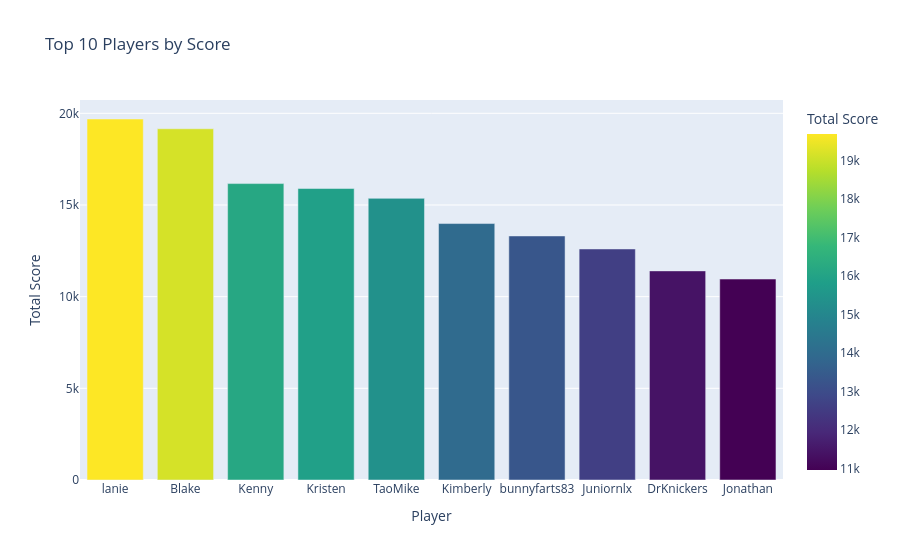
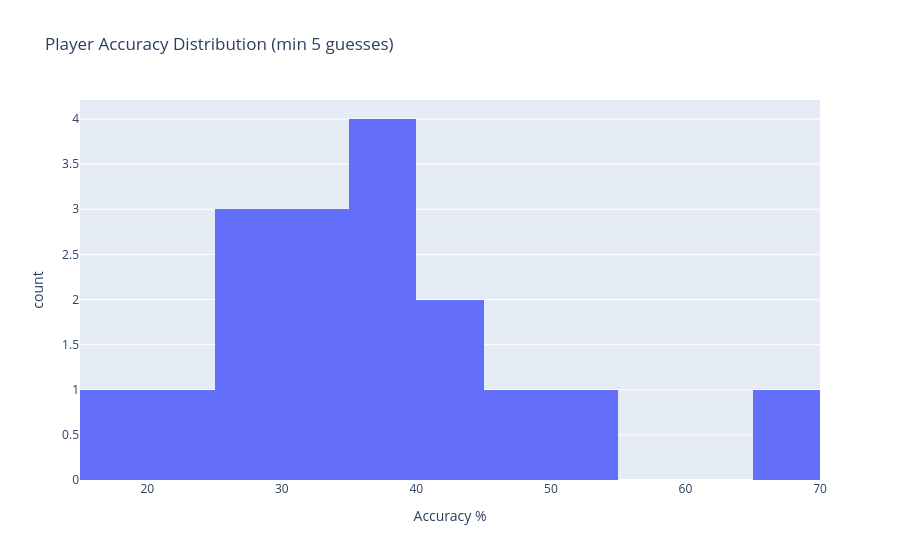
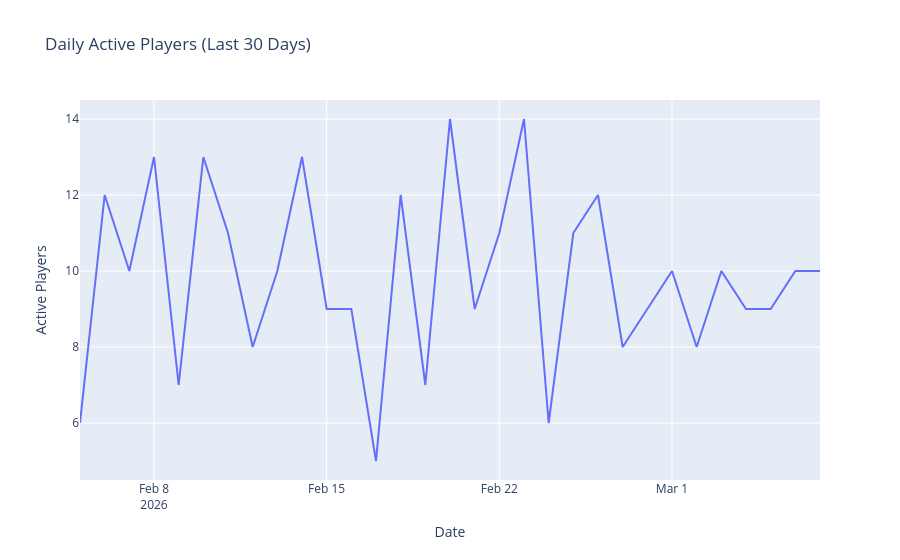

The cell these charts' notebook holds for them, in order:
### Markdown cell above
## 3. Player Engagement & Performance Metrics

Comprehensive analysis of player activity, accuracy, and competitive performance.

### Code cell
if "conn" in locals() and conn:
    # Top Players by Score
    query = """
    SELECT
        p.name,
        p.score,
        p.answer_streak as current_streak,
        COUNT(DISTINCT CASE WHEN g.is_correct = 1 THEN g.daily_question_id END) as correct_answers,
        COUNT(DISTINCT g.daily_question_id) as days_participated,
        ROUND(100.0 * COUNT(CASE WHEN g.is_correct = 1 THEN 1 END) / COUNT(g.id), 1) as accuracy_pct
    FROM players p
    LEFT JOIN guesses g ON p.id = g.player_id
    GROUP BY p.id, p.name, p.score, p.answer_streak
    ORDER BY p.score DESC
    LIMIT 15;
    """
    df_leaderboard = pd.read_sql_query(query, conn)
    print("🏆 Top Players Leaderboard")
    print(df_leaderboard.to_string(index=False))

    # Visualize top 10 by score
    fig = px.bar(
        df_leaderboard.head(10),
        x="name",
        y="score",
        title="Top 10 Players by Score",
        labels={"score": "Total Score", "name": "Player"},
        color="score",
        color_continuous_scale="Viridis",
    )
    fig.show()

    # Player Accuracy Distribution
    query = """
    SELECT
        p.name,
        ROUND(100.0 * COUNT(CASE WHEN g.is_correct = 1 THEN 1 END) / COUNT(g.id), 1) as accuracy
    FROM players p
    INNER JOIN guesses g ON p.id = g.player_id
    GROUP BY p.id, p.name
    HAVING COUNT(g.id) >= 5
    ORDER BY accuracy DESC;
    """
    df_accuracy = pd.read_sql_query(query, conn)

    fig = px.histogram(
        df_accuracy,
        x="accuracy",
        nbins=20,
        title="Player Accuracy Distribution (min 5 guesses)",
        labels={"accuracy": "Accuracy %", "count": "Number of Players"},
    )
    fig.show()

    # Active Player Trends (last 30 days)
    query = """
    SELECT
        DATE(g.guessed_at) as date,
        COUNT(DISTINCT g.player_id) as active_players
    FROM guesses g
    WHERE g.guessed_at >= DATE('now', '-30 days')
    GROUP BY DATE(g.guessed_at)
    ORDER BY date;
    """
    df_active = pd.read_sql_query(query, conn)
    if not df_active.empty:
        df_active["date"] = pd.to_datetime(df_active["date"])
        fig = px.line(
            df_active,
            x="date",
            y="active_players",
            title="Daily Active Players (Last 30 Days)",
            labels={"active_players": "Active Players", "date": "Date"},
        )
        fig.show()

    # Total Participation Summary
    query = """
    SELECT
        COUNT(DISTINCT player_id) as total_players,
        COUNT(DISTINCT CASE WHEN guessed_at >= DATE('now', '-7 days') THEN player_id END) as active_last_7d,
        COUNT(DISTINCT CASE WHEN guessed_at >= DATE('now', '-30 days') THEN player_id END) as active_last_30d
    FROM guesses;
    """
    df_summary = pd.read_sql_query(query, conn)
    print("\n📈 Player Activity Summary:")
    print(f"Total players with guesses: {df_summary.iloc[0]['total_players']}")
    print(f"Active in last 7 days: {df_summary.iloc[0]['active_last_7d']}")
    print(f"Active in last 30 days: {df_summary.iloc[0]['active_last_30d']}")

### Figure 1 — Plotly figure (JSON) as saved in the notebook; plotly's stock layout.template omitted (floating-point values rounded to 4 significant figures)
{"data": [{"hovertemplate": "Player=%{x}<br>Total Score=%{marker.color}<extra></extra>", "legendgroup": "", "marker": {"color": [19689, 19155, 16167, 15897, 15361, 13987, 13311, 12600, 11405, 10960], "coloraxis": "coloraxis", "pattern": {"shape": ""}}, "name": "", "orientation": "v", "showlegend": false, "textposition": "auto", "type": "bar", "x": ["lanie", "Blake", "Kenny", "Kristen", "TaoMike", "Kimberly", "bunnyfarts83", "Juniornlx", "DrKnickers", "Jonathan"], "xaxis": "x", "y": [19689, 19155, 16167, 15897, 15361, 13987, 13311, 12600, 11405, 10960], "yaxis": "y"}], "layout": {"barmode": "relative", "coloraxis": {"colorbar": {"title": {"text": "Total Score"}}, "colorscale": [[0, "#440154"], [0.1111, "#482878"], [0.2222, "#3e4989"], [0.3333, "#31688e"], [0.4444, "#26828e"], [0.5556, "#1f9e89"], [0.6667, "#35b779"], [0.7778, "#6ece58"], [0.8889, "#b5de2b"], [1, "#fde725"]]}, "legend": {"tracegroupgap": 0}, "title": {"text": "Top 10 Players by Score"}, "xaxis": {"anchor": "y", "domain": [0, 1], "title": {"text": "Player"}}, "yaxis": {"anchor": "x", "domain": [0, 1], "title": {"text": "Total Score"}}}}

### Figure 2 — Plotly figure (JSON) as saved in the notebook; plotly's stock layout.template omitted (floating-point values rounded to 4 significant figures)
{"data": [{"bingroup": "x", "hovertemplate": "Accuracy %=%{x}<br>count=%{y}<extra></extra>", "legendgroup": "", "marker": {"color": "#636efa", "pattern": {"shape": ""}}, "name": "", "nbinsx": 20, "orientation": "v", "showlegend": false, "type": "histogram", "x": [67.6, 51.2, 47.2, 43.9, 40.9, 37.3, 36.9, 36.5, 35.7, 33.4, 33.0, 32.0, 28.8, 26.7, 25.9, 22.9, 16.3], "xaxis": "x", "yaxis": "y"}], "layout": {"barmode": "relative", "legend": {"tracegroupgap": 0}, "title": {"text": "Player Accuracy Distribution (min 5 guesses)"}, "xaxis": {"anchor": "y", "domain": [0, 1], "title": {"text": "Accuracy %"}}, "yaxis": {"anchor": "x", "domain": [0, 1], "title": {"text": "count"}}}}

### Figure 3 — Plotly figure (JSON) as saved in the notebook; plotly's stock layout.template omitted (floating-point values rounded to 4 significant figures)
{"data": [{"hovertemplate": "Date=%{x}<br>Active Players=%{y}<extra></extra>", "legendgroup": "", "line": {"color": "#636efa", "dash": "solid"}, "marker": {"symbol": "circle"}, "mode": "lines", "name": "", "orientation": "v", "showlegend": false, "type": "scatter", "x": ["2026-02-05T00:00:00", "2026-02-06T00:00:00", "2026-02-07T00:00:00", "2026-02-08T00:00:00", "2026-02-09T00:00:00", "2026-02-10T00:00:00", "2026-02-11T00:00:00", "2026-02-12T00:00:00", "2026-02-13T00:00:00", "2026-02-14T00:00:00", "2026-02-15T00:00:00", "2026-02-16T00:00:00", "2026-02-17T00:00:00", "2026-02-18T00:00:00", "2026-02-19T00:00:00", "2026-02-20T00:00:00", "2026-02-21T00:00:00", "2026-02-22T00:00:00", "2026-02-23T00:00:00", "2026-02-24T00:00:00", "2026-02-25T00:00:00", "2026-02-26T00:00:00", "2026-02-27T00:00:00", "2026-02-28T00:00:00", "2026-03-01T00:00:00", "2026-03-02T00:00:00", "2026-03-03T00:00:00", "2026-03-04T00:00:00", "2026-03-05T00:00:00", "2026-03-06T00:00:00", "2026-03-07T00:00:00"], "xaxis": "x", "y": [6, 12, 10, 13, 7, 13, 11, 8, 10, 13, 9, 9, 5, 12, 7, 14, 9, 11, 14, 6, 11, 12, 8, 9, 10, 8, 10, 9, 9, 10, 10], "yaxis": "y"}], "layout": {"legend": {"tracegroupgap": 0}, "title": {"text": "Daily Active Players (Last 30 Days)"}, "xaxis": {"anchor": "y", "domain": [0, 1], "title": {"text": "Date"}}, "yaxis": {"anchor": "x", "domain": [0, 1], "title": {"text": "Active Players"}}}}
